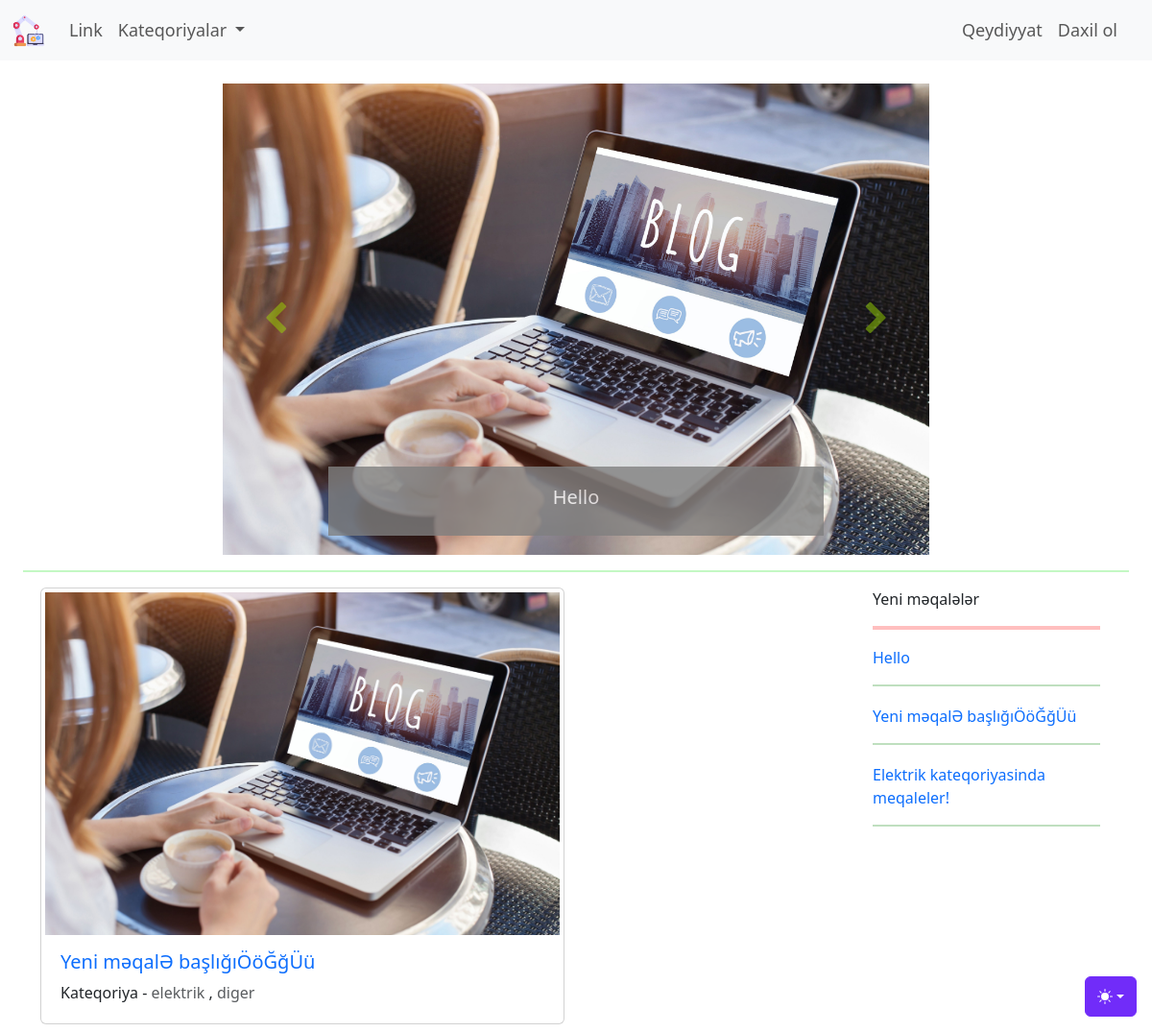
The app's page /, older data.
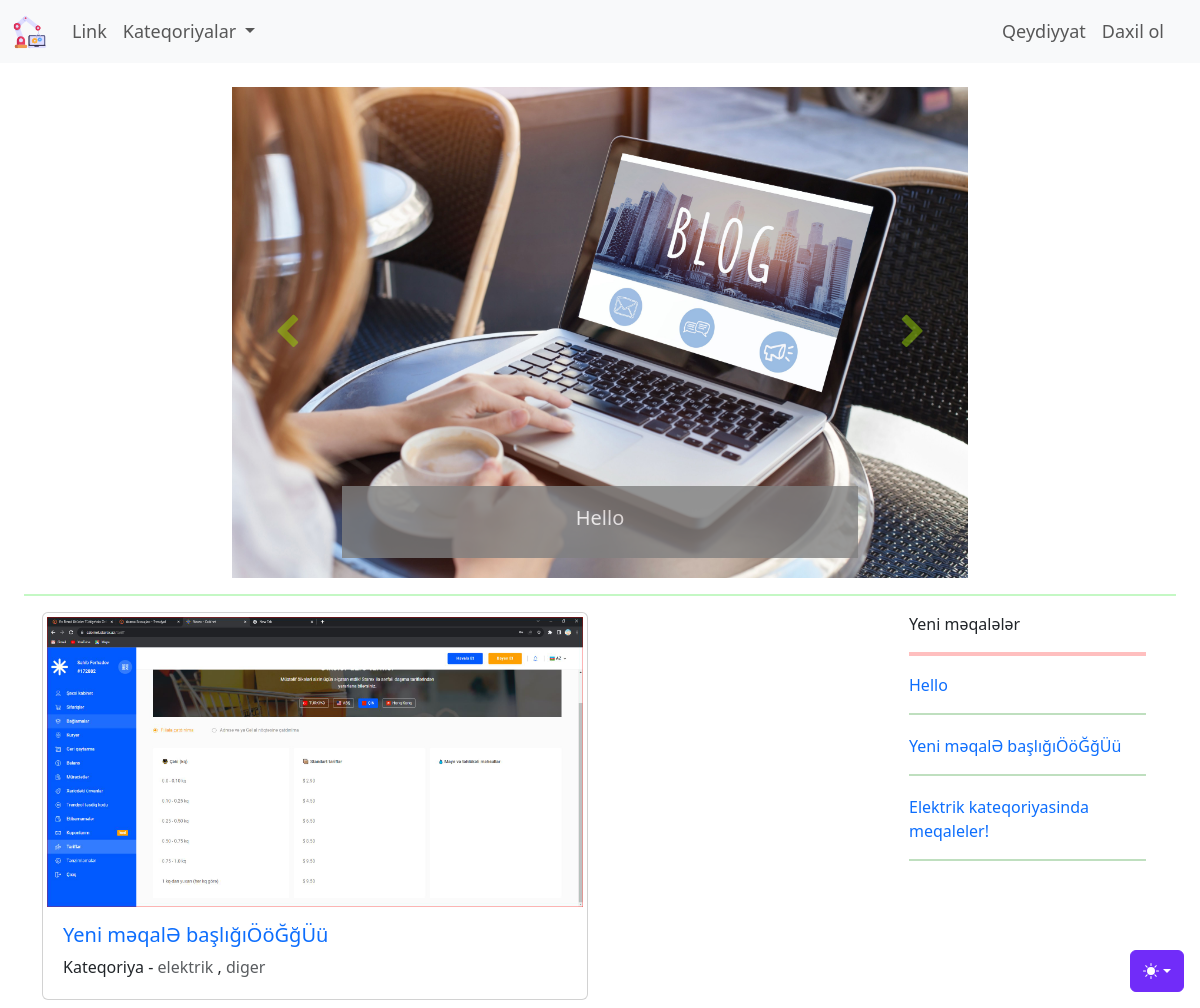
The same page, newer data.
### blog/models.py (models this page shows, shortened)
class Blog(models.Model):
    class Meta:
        verbose_name = 'Məqalə'
        verbose_name_plural = 'Məqalələr'
    basliq_sekli = models.ImageField(upload_to = "uploads/%d.%m.%Y",default = 'uploads/default.jpg',null=True,blank=True)
    karusel_sekli = ImageSpecField(source="basliq_sekli",
                                   processors=[ResizeToFill(600,400)],
                                   format='JPEG',
                                   options={'quality':100})
    basliq = models.CharField('Məqalə başlığı', max_length = 200)
    kontent = CKEditor5Field('Məqalə kontenti', config_name = 'extends')
    yaradilma_tarixi = models.DateTimeField('Yaranma tarixi', auto_now_add = True)
    deyisdirilme_tarixi = models.DateTimeField('Yaranma tarixi', auto_now = True)
    blog_slug = models.SlugField(editable=False, unique = True)
    blog_kateqoriya = models.ManyToManyField(Kateqoriya, verbose_name = 'Kateqoriyaları seçin.')
    yayinda_mi = models.BooleanField('Yayına buraxılsın?', default = False)
    yeni_mi = models.BooleanField('Yeni məqalə?', default = True)
    karuselde = models.BooleanField('Karuseldə', default = False)
    istifadeci = models.ForeignKey(settings.AUTH_USER_MODEL,verbose_name='İstifadəçi',on_delete = models.CASCADE)

### blog/views.py (the view)
# urls.py: path('',views.index),
def index(request):
    cox_oxunulan_kateqoriya = Blog.objects.get(id=2).blog_kateqoriya.all()
    cox_oxunulan_kateqoriya_list = list()
    for element in cox_oxunulan_kateqoriya:
        cox_oxunulan_kateqoriya_list.append(list((element,True)))
    cox_oxunulan_kateqoriya_list[len(cox_oxunulan_kateqoriya_list)-1][1] = False
    context = {
        'kateqoriyalar': Kateqoriya.objects.all(),
        'yazilar' : Blog.objects.all(),
        'cox_oxunulan': Blog.objects.get(id=2),
        'cox_oxunulan_kateqoriya_list':cox_oxunulan_kateqoriya_list,
        'yeni_yazilar' : Blog.objects.filter(yeni_mi=True),
    }
    return render(request,'blog/index.html',context)

### blog/templates/blog/index.html (shortened to what the changed rows need)
{%extends 'base.html'%}
{% load static %}
{% block some_css %}
    <link rel="stylesheet" href="{%static 'blog/css/blog_index.css'%}">
{% endblock  %}
{% block content %}
    <div class="container-fluid mt-4">
        <div class="container-lg mt-3 mb-2">
            <div class="row">
                <div class="col-lg-6">
                    <div class="card p-1">
                        <a href="{%url 'yazini_tap' cox_oxunulan.blog_slug%}" target="_blank" title="{{cox_oxunulan.basliq}}">
                            <img src="{{cox_oxunulan.basliq_sekli.url}}" class="" style="width:100%;height:100%;">
                        </a>
                        <div class="card-body">
                          <h5 class="card-title">
                            <a class="cox_oxunulan" href="{%url 'yazini_tap' cox_oxunulan.blog_slug%}" target="_blank" title="{{cox_oxunulan.basliq}}">{{cox_oxunulan.basliq}}</a>
                          </h5>
                        </div>
                      </div>
                </div>
                <div class="col-lg-3">
                    <div class="container-fluid">
                        <div class="row">
                            <div class="col">Yeni məqalələr <hr style="border:none;border-top: 4px solid red;overflow: visible; height:5px;" /></div>
                        </div>
                        {% for yazi in yeni_yazilar %}
                            <div class="row">
                                <div class="col">
                                    <a target="_blank" href="{%url 'yazini_tap' yazi.blog_slug%}" class="cox_oxunulan">{{yazi.basliq}}</a>
                                </div>
                            </div>
                            <hr style="border:none;border-top: 2px solid green;overflow: visible; height:5px;" />
                        {% endfor %}
                    </div>
                </div>
            </div>
        </div>
    </div>
{% endblock %}

Row changes from the older to the newer data that the page shows:
changed Blog "Yeni məqalƏ başlığıÖöĞğÜü": basliq_sekli: picture added in place of a placeholder
